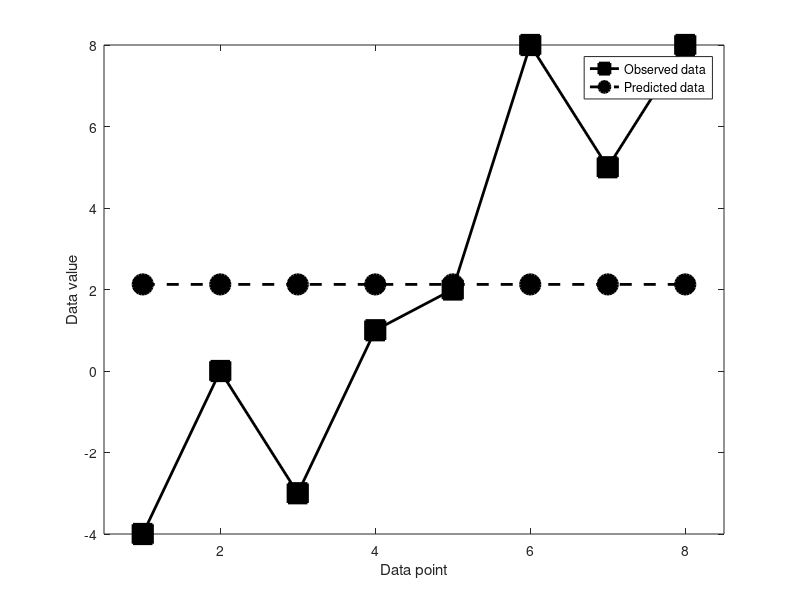
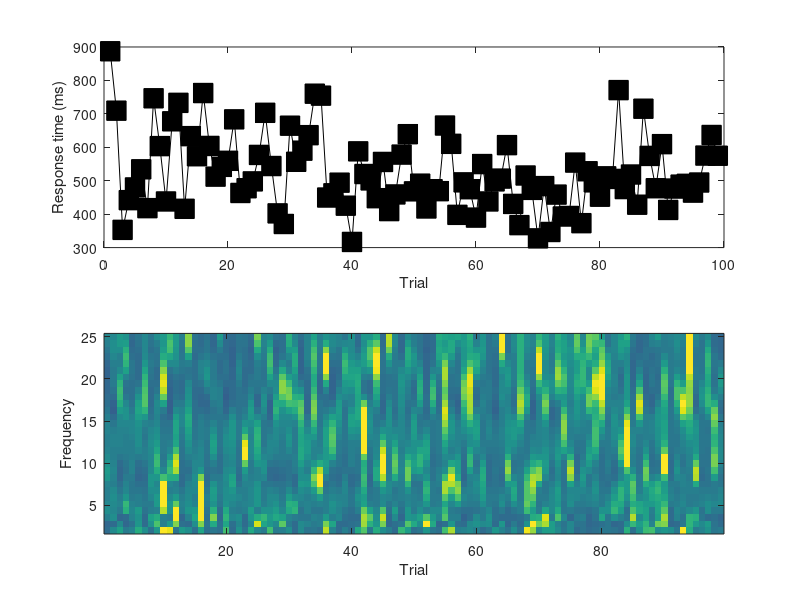
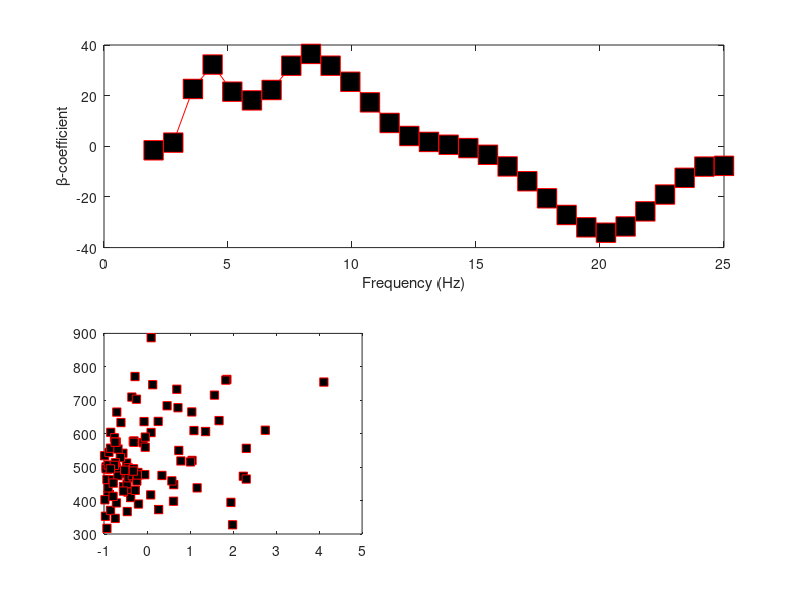

MATLAB code for these plots, in order: (Note: this script raises an error after producing the figures.)
%%
%     COURSE: Linear algebra: theory and implementation
%    SECTION: Least-squares and statistics
%      VIDEO: Least-squares via row-reduction
% Instructor: sincxpress.com
% Course url: https://www.udemy.com/course/linear-algebra-theory-and-implementation/?couponCode=202110
% 
%%

m = 10;
n = 3;

% create data
X = randn(m,n); % design matrix
y = randn(m,1); % outcome measures (data)

% try directly applying RREF
rref([ X y ])

% now reapply to the normal equations
Xsol = rref([ X'*X X'*y ]);
beta = Xsol(:,end);

% compare to left-inverse
beta2 = (X'*X)\(X'*y);

% even simpler (MATLAB version-dependent)
beta3 = X\y;

%%
%     COURSE: Linear algebra: theory and implementation
%    SECTION: Least-squares and statistics
%      VIDEO: Least-squares example 1
% Instructor: sincxpress.com
% 
%%

%% average value

% data
data = [ -4, 0, -3, 1, 2, 8, 5, 8 ]';
N    = length(data);

% design matrix
X = ones(N,1);

% fit the model
b = (X'*X)\(X'*data);

% compare against the mean
m = mean(data);

% compute the model-predicted values
yHat = X*b;

% plot data and model prediction
figure(3), clf
plot(1:N,data,'ks-','markerfacecolor','k','linew',2,'markersize',14)
hold on
plot(1:N,yHat,'ko--','markerfacecolor','k','linew',2,'markersize',14)

set(gca,'xlim',[.5 N+.5])
xlabel('Data point'), ylabel('Data value')
legend({'Observed data';'Predicted data'})

%% same as above but linear trend

% design matrix
X = (1:N)';

% fit the model
b = (X'*X)\(X'*data);

% compare against the mean
m = mean(data);

% compute the model-predicted values
yHat = X*b;

% plot data and model prediction
figure(4), clf
plot(1:N,data,'ks-','markerfacecolor','k','linew',2,'markersize',14)
hold on
plot(1:N,yHat,'ko--','markerfacecolor','k','linew',2,'markersize',14)

set(gca,'xlim',[.5 N+.5])
xlabel('Data point'), ylabel('Data value')
legend({'Observed data';'Predicted data'})

%% Now with an intercept and trend (slope)

% design matrix
X = [ ones(N,1) (1:N)' ];

% fit the model
b = (X'*X)\(X'*data);

% compare against the mean
m = mean(data);

% compute the model-predicted values
yHat = X*b;

% plot data and model prediction
figure(5), clf
plot(1:N,data,'ks-','markerfacecolor','k','linew',2,'markersize',14)
hold on
plot(1:N,yHat,'ko--','markerfacecolor','k','linew',2,'markersize',14)

set(gca,'xlim',[.5 N+.5])
xlabel('Data point'), ylabel('Data value')
legend({'Observed data';'Predicted data'})


%%
%     COURSE: Linear algebra: theory and implementation
%    SECTION: Least-squares and statistics
%      VIDEO: Least-squares example 2
% Instructor: sincxpress.com
% 
%%

% load data
load EEG_RT_data.mat
N = length(rts);

% show the data
figure(4), clf
subplot(211)
plot(rts,'ks-','markersize',14,'markerfacecolor','k')
xlabel('Trial'), ylabel('Response time (ms)')

subplot(212)
imagesc(1:N,frex,EEGdata)
axis xy
xlabel('Trial'), ylabel('Frequency')
set(gca,'clim',[-3 3])

%% now for the model creation and fitting

% design matrix
X = [ ones(N-1,1) rts(1:end-1)' EEGdata(9,2:end)' ];

% compute parameters
b = (X'*X)\(X'*rts(2:end)');

% interpreting the coefficients:
disp([ 'Intercept: ' num2str(b(1)) ' ms' ])
disp([ 'Effect of prev. RT: ' num2str(b(2)) ' ms' ])
disp([ 'Effect of EEG energy: ' num2str(b(3)) ' ms' ])

%% compute effect over frequencies

b = zeros(size(frex));

for fi=1:length(frex)
    
    % design matrix
    X = [ ones(N,1) EEGdata(fi,:)' ];
    
    % compute parameters
    t = (X'*X)\(X'*rts');
    b(fi) = t(2);
end

% plot
figure(5), clf
subplot(211)
plot(frex,b,'rs-','markersize',14,'markerfacecolor','k')
xlabel('Frequency (Hz)')
ylabel('\beta-coefficient')


% scatterplots at these frequencies
frex2plot = dsearchn(frex',[ 8 20 ]');

for fi=1:2
    subplot(2,2,2+fi)
    
    plot(EEGdata(frex2plot(fi),:),rts,'rs','markerfacecolor','k')
    h=lsline;
    set(h,'linew',2,'color','k')
    
    xlabel('EEG energy'), ylabel('RT')
    title([ 'EEG signal at ' num2str(round(frex(frex2plot(fi)))) ' Hz' ])
end

%%

% Interested in more courses? See sincxpress.com 
% Use code MXC-DISC4ALL for the lowest price for all courses.
